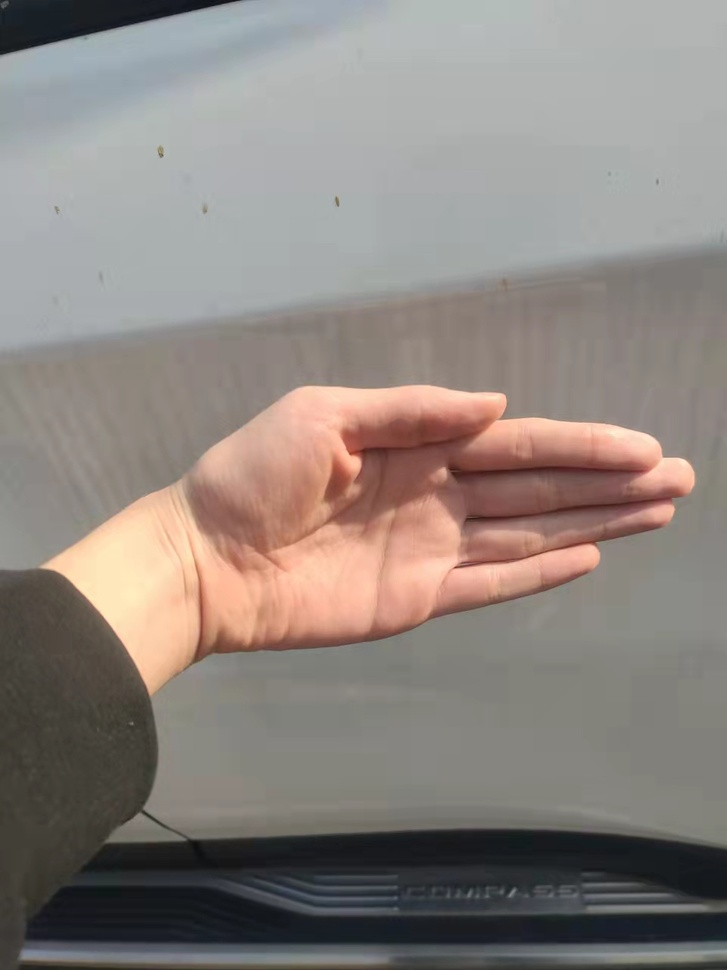
#> input picture image3.jpg, 727 x 970 px, shrunk from 960 x 1280 before the run, found by its file name
$ python '模块1.py'
#> lines starting #> are read from the running program, lines starting #| are printed output that depends on the picture
import cv2
import numpy as np
img = "image3.jpg"
img =cv2.imread(img)
#> img is the input picture: shape (970, 727, 3); mean B, G, R 126.9, 132.3, 140.8
hsv = cv2.cvtColor(img, cv2.COLOR_BGR2HSV)
#> hsv: shape (970, 727, 3); mean H, S, V 49.8, 34.4, 143.6
np.set_printoptions(threshold=np.inf)
print(np.array(hsv))
#> (printed output is left out)

gray = cv2.cvtColor(img, cv2.COLOR_BGR2GRAY)
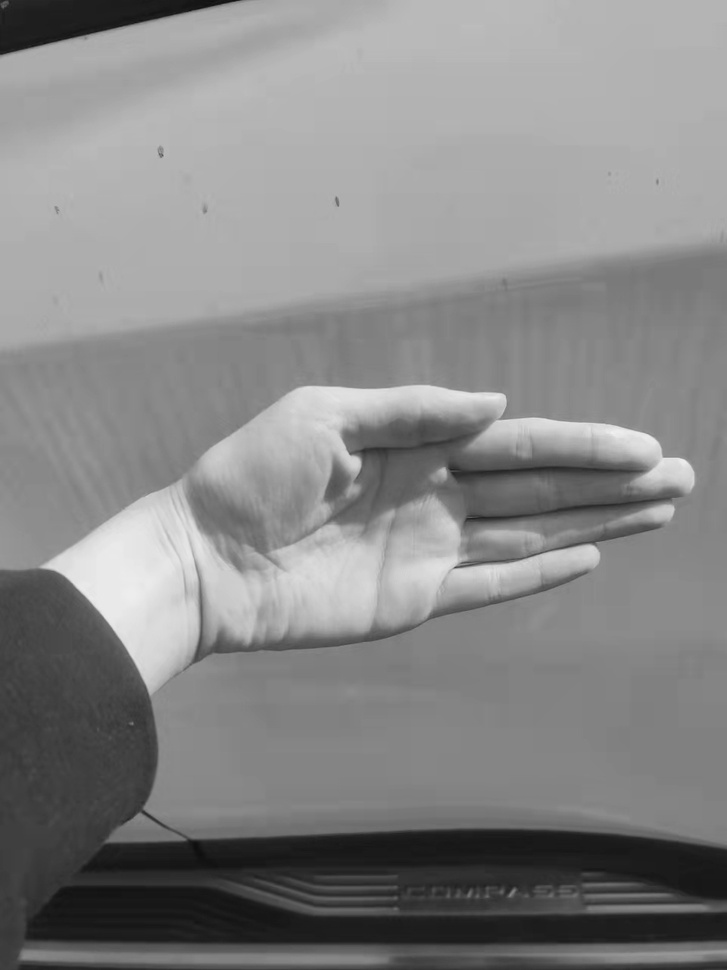
#> gray: shape (970, 727); min 14, max 241, mean 134.2
#dst = cv2.bitwise_xor(gray,mask)
#cv2.imshow("test",dst)

$ run again, with image1.jpg copied over image3.jpg
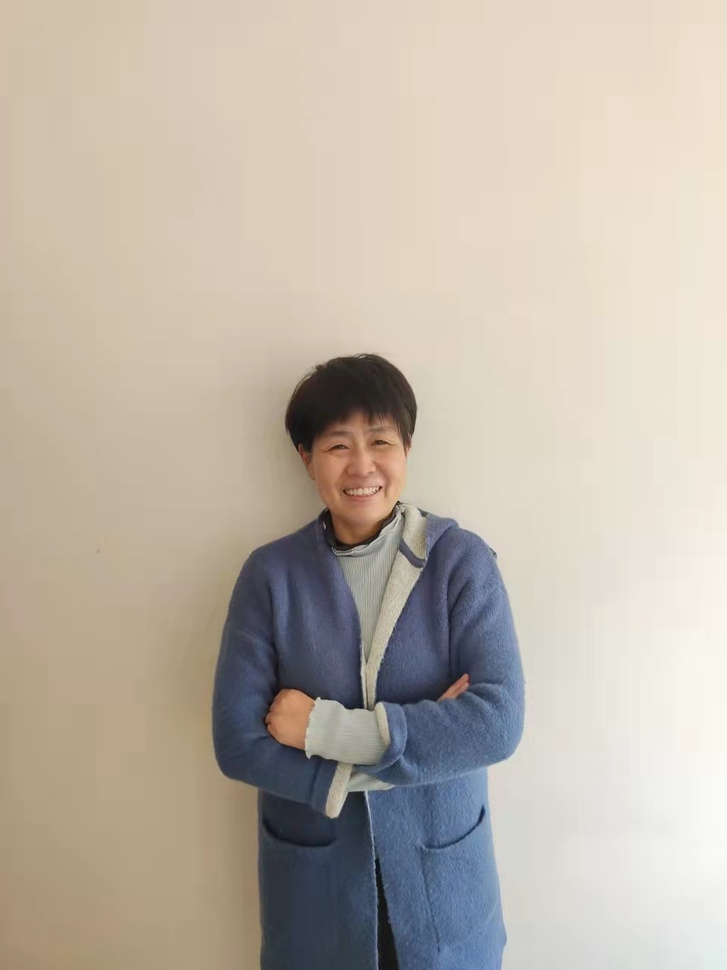
#> input picture image1.jpg, 727 x 970 px, shrunk from 960 x 1280 before the run, found by its file name
#> img is the input picture: shape (970, 727, 3); mean B, G, R 167.9, 180.3, 189.5
#> hsv: shape (970, 727, 3); mean H, S, V 32.3, 45.1, 194.2
#> (printed output is left out)
#> `gray = cv2.cvtColor(img, cv2.COLOR_BGR2GRAY)`:
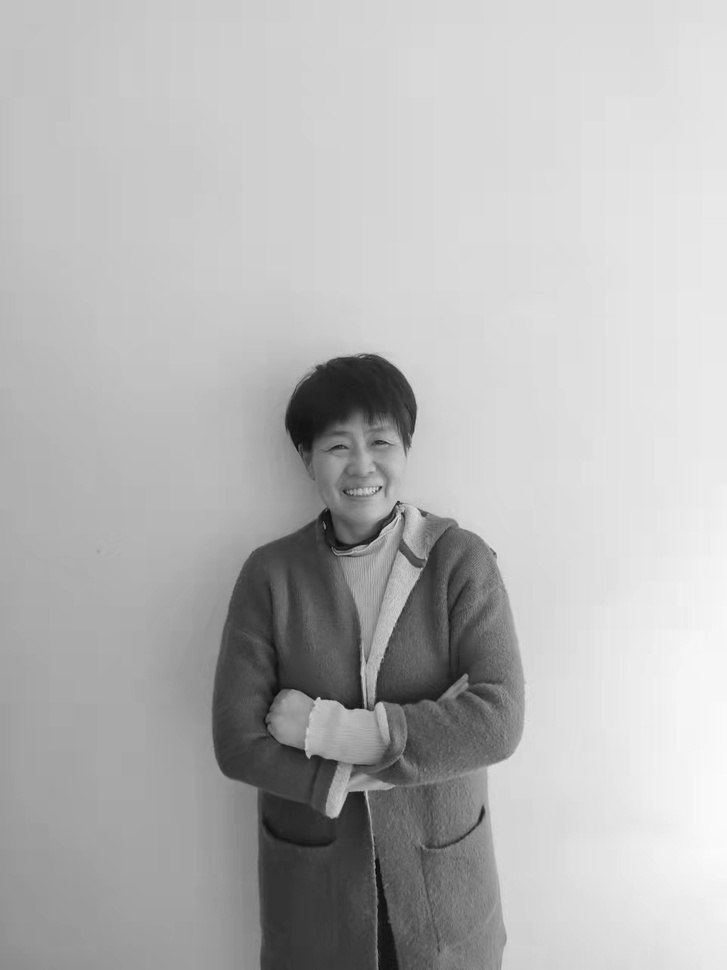
#> gray: shape (970, 727); min 4, max 252, mean 181.6

$ run again, with image2.jpg copied over image3.jpg
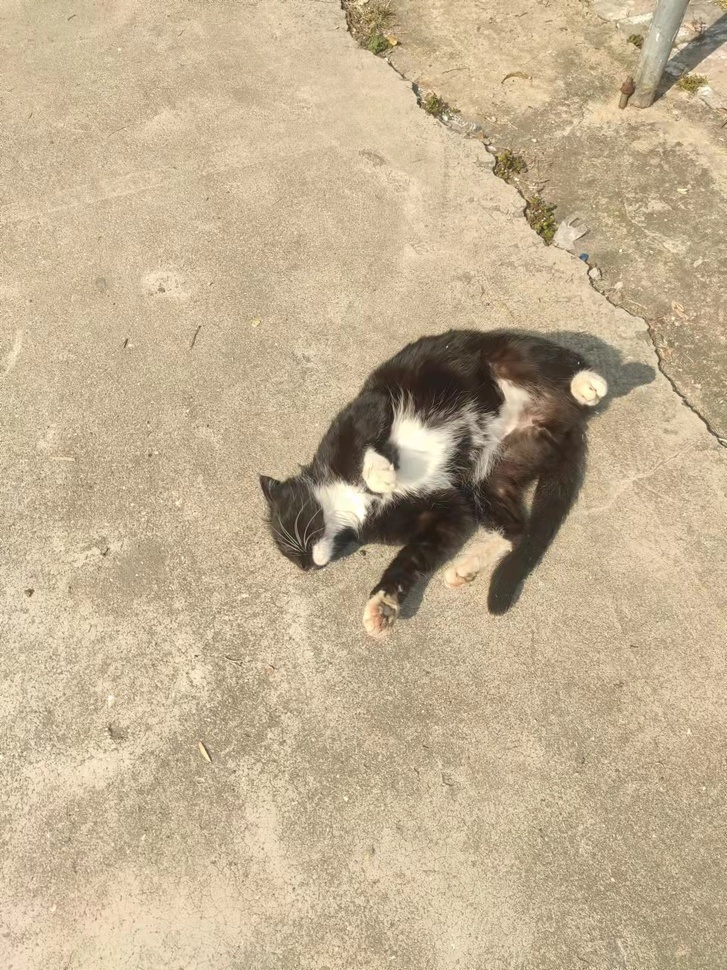
#> input picture image2.jpg, 727 x 970 px, shrunk from 960 x 1280 before the run, found by its file name
#> img is the input picture: shape (970, 727, 3); mean B, G, R 146.5, 176.2, 194.6
#> hsv: shape (970, 727, 3); mean H, S, V 18.4, 64.6, 194.6
#> (printed output is left out)
#> `gray = cv2.cvtColor(img, cv2.COLOR_BGR2GRAY)`:
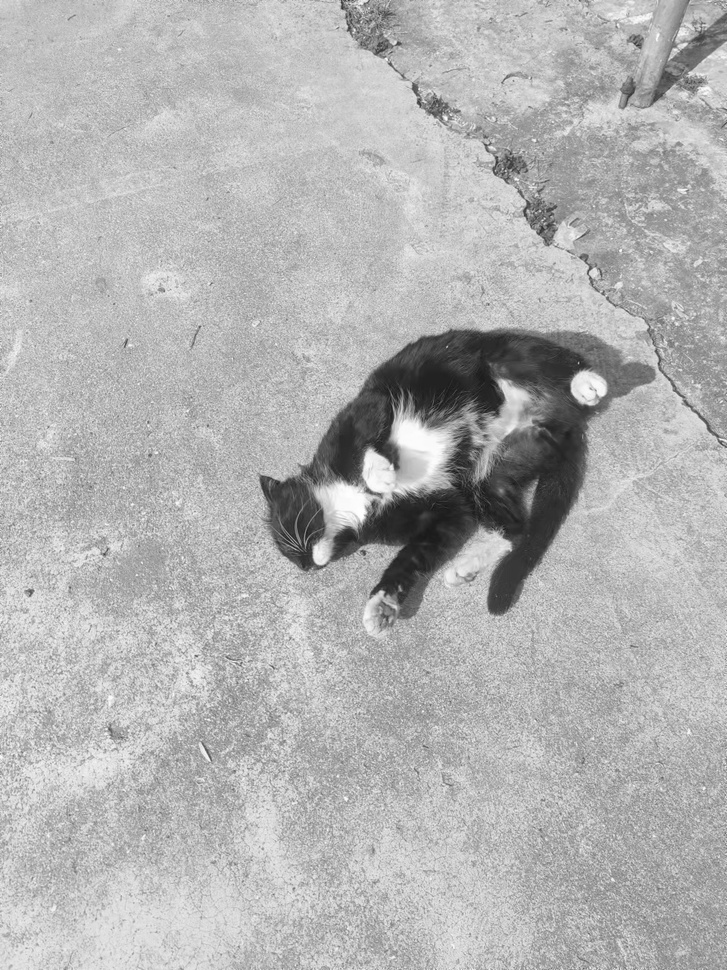
#> gray: shape (970, 727); min 20, max 255, mean 178.4

$ run again, with image4.jpg copied over image3.jpg
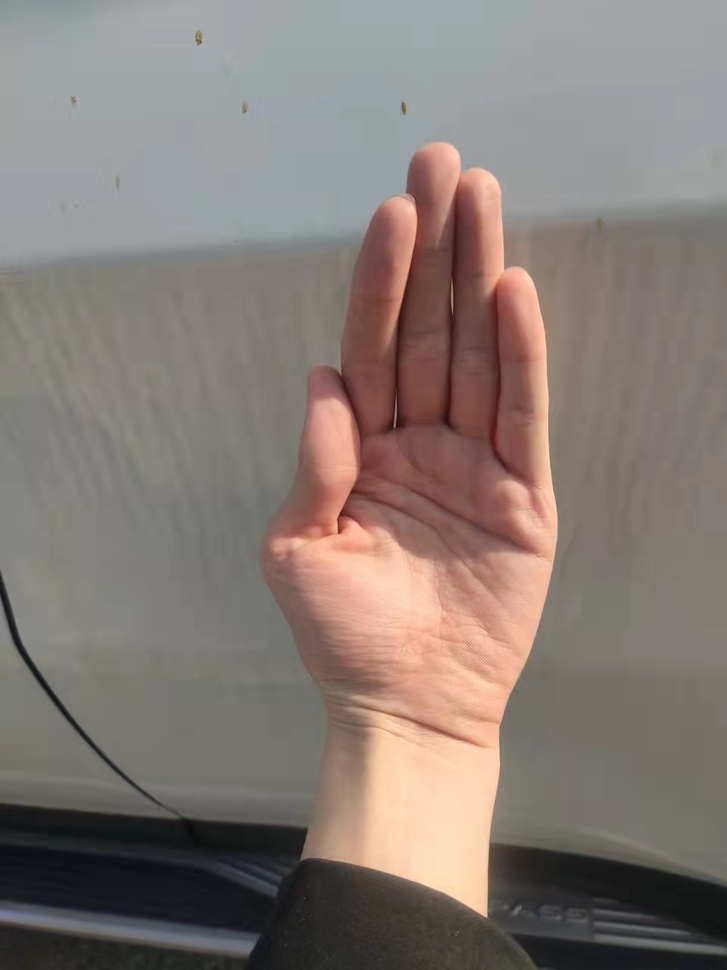
#> input picture image4.jpg, 727 x 970 px, shrunk from 960 x 1280 before the run, found by its file name
#> img is the input picture: shape (970, 727, 3); mean B, G, R 117.1, 122.8, 133.5
#> hsv: shape (970, 727, 3); mean H, S, V 42.5, 38.4, 136
#> (printed output is left out)
#> `gray = cv2.cvtColor(img, cv2.COLOR_BGR2GRAY)`:
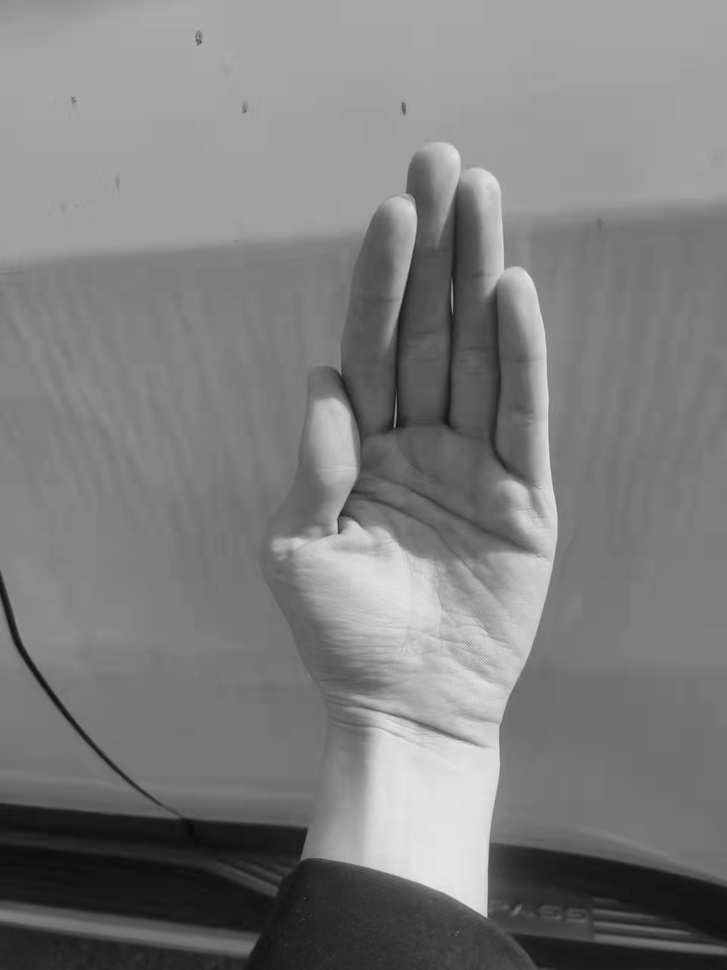
#> gray: shape (970, 727); min 9, max 231, mean 125.4
